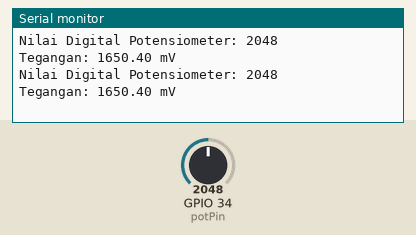
The sketch below on a simulated ESP32. On the bench: the last lines printed to the serial monitor. The inputs (shaded band) are chosen by the test bench; at power-on: GPIO 34 (potPin) = 2048.

Above: at 1.8 s.
1.9 s: GPIO 34 (potPin) set to 2866
At 2.5 s:
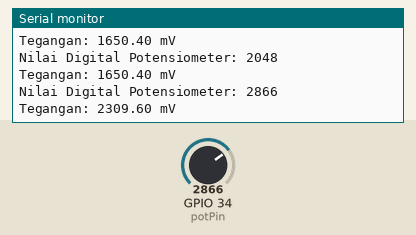
3.4 s: GPIO 34 (potPin) set to 3603
At 4.8 s:
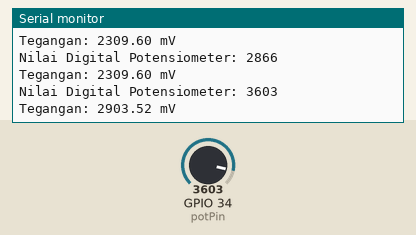
Timing chart, 0 to 6.4 s (numbered marks = the images above; inputs shaded):
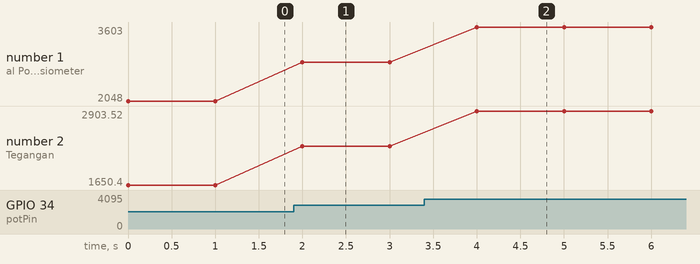

Measured:
- after the input at 1.9 s, the serial monitor: prints a new line after 0.10 s (image 1)
- after the input at 3.4 s, the serial monitor: prints a new line after 0.60 s (image 2)
- plotted number 1: 2048 → 2866 after the input at 1.9 s, 2866 → 3603 after the input at 3.4 s
- plotted number 2: 1650.4 → 2309.6 after the input at 1.9 s, 2309.6 → 2903.52 after the input at 3.4 s

The sketch:

LaporanPengamatan_Analog_to_Digital_Converter.ino
```cpp
const int potPin = 34; // Pin analog potensiometer
const float vcc = 3.3; // Reference voltage in volts

void setup() {
  Serial.begin(115200);
}

void loop() {
  int sensorValue = analogRead(potPin); // Membaca nilai analog dari potensiometer
  float volt = sensorValue * (vcc / 4095.0); // Menghitung tegangan

  Serial.print("Nilai Digital Potensiometer: ");
  Serial.println(sensorValue);

  Serial.print("Tegangan: ");
  Serial.print(volt * 1000); // Convert voltage to mV
  Serial.println(" mV");

  delay(1000); // Delay 1 detik
}
```
